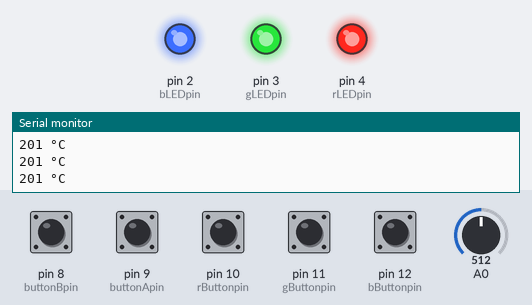
Recording of a sketch running on a simulated Arduino Uno, built with avr-gcc and run on an emulated ATmega328P. On the bench: output pins drawn as LEDs (lit = HIGH), the last lines printed to the serial monitor. The inputs (shaded band) are chosen by the test bench; at power-on: pin 8 (buttonBpin), pin 9 (buttonApin), pin 10 (rButtonpin), pin 11 (gButtonpin), pin 12 (bButtonpin) HIGH, A0 = 512.

Above: at 1.3 s.
1.4 s: A0 set to 157
2.9 s: A0 set to 138
At 3.6 s:
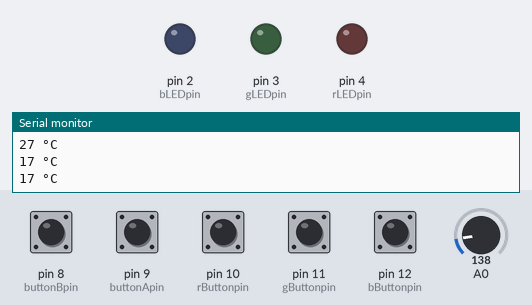
4.5 s: pin 10 (rButtonpin) pulled LOW for 0.6 s
At 4.8 s:
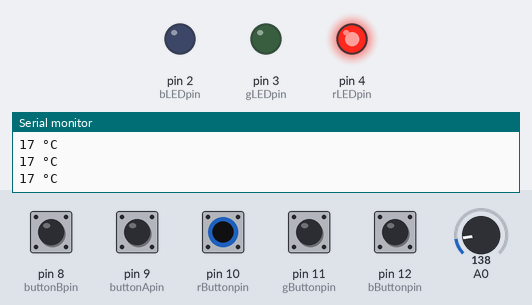
6.6 s: pin 11 (gButtonpin) pulled LOW for 0.6 s
At 8.0 s:
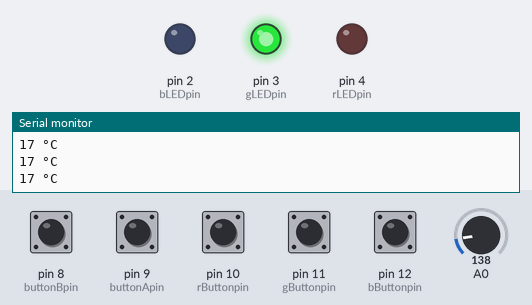
8.7 s: pin 12 (bButtonpin) pulled LOW for 0.6 s
At 9.5 s:
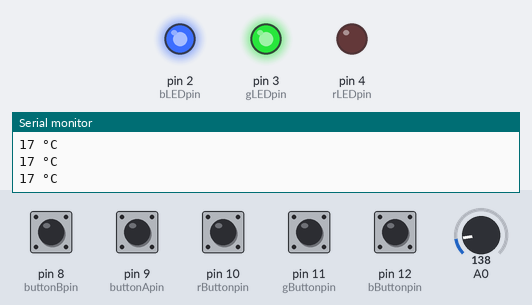
10.8 s: pin 11 (gButtonpin) pulled LOW for 1 s
At 11.4 s:
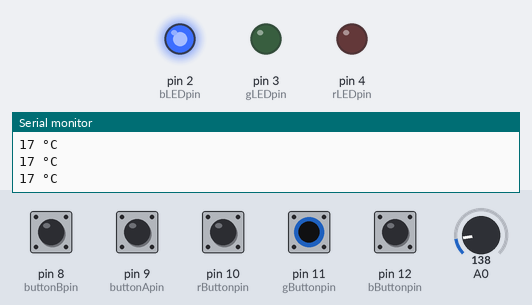
Timing chart, 0 to 13.8 s (numbered marks = the images above; inputs shaded):
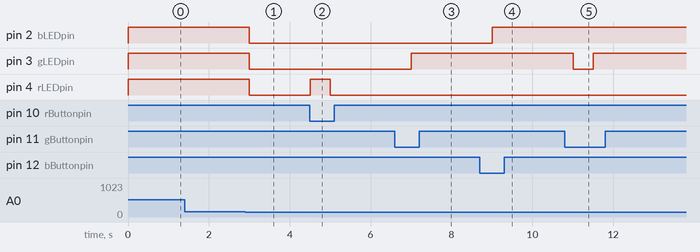

The sketch:

2.ino
```cpp
int rLEDpin = 4;
int gLEDpin = 3;
int bLEDpin = 2;
int buttonApin = 9;
int buttonBpin = 8;
int rButtonpin = 10;
int gButtonpin = 11;
int bButtonpin = 12;
int BA;
int celsius = 0;
bool tempOff = true;
bool rLEDon = false;
bool gLEDon = false;
bool bLEDon = false;

void setup()
{
  Serial.begin(9600);
  pinMode(rLEDpin, OUTPUT);
  pinMode(gLEDpin, OUTPUT);
  pinMode(bLEDpin, OUTPUT);
  pinMode(buttonApin, INPUT_PULLUP);
  pinMode(buttonBpin, INPUT_PULLUP);
  pinMode(rButtonpin, INPUT_PULLUP);
  pinMode(gButtonpin, INPUT_PULLUP);
  pinMode(bButtonpin, INPUT_PULLUP);
  pinMode(A0, INPUT);
}


void loop()

{


  if(digitalRead(buttonBpin) == HIGH){
    if(digitalRead(buttonApin) == LOW){
      turnOnAllLights();
    }
    rLEDon=toggleOneLight(rButtonpin,rLEDpin,rLEDon);
    gLEDon=toggleOneLight(gButtonpin,gLEDpin,gLEDon);
    bLEDon=toggleOneLight(bButtonpin,bLEDpin,bLEDon);
  } else {
    turnOffAllLights();
  }

   celsius = map(((analogRead(A0) - 20) * 3.04), 0, 1023, -40, 125);

 Serial.print(celsius);
 Serial.println(" °C");
  if (celsius > 20){
    if(tempOff){
        turnOnAllLights();
        tempOff = false;
    }
  } else {
    if(!tempOff) {
        turnOffAllLights();
        tempOff = true;
    }
  }

 delay(500); // delay for 500 milliseconds
}

void turnOnAllLights(){
      digitalWrite(rLEDpin,HIGH);
      digitalWrite(gLEDpin,HIGH);
      digitalWrite(bLEDpin,HIGH);
}

void turnOffAllLights(){
    digitalWrite(rLEDpin,LOW);
    digitalWrite(gLEDpin,LOW);
    digitalWrite(bLEDpin,LOW);
}

bool toggleOneLight(int buttonPin,int LEDpin,bool LEDon){
  if(digitalRead(buttonPin)==LOW){
    if (!LEDon){
        digitalWrite(LEDpin,HIGH);
      return !LEDon;
    } else {
      digitalWrite(LEDpin,LOW);
      return !LEDon;
    }
  }
  return LEDon;
}
```

Measured:
- the behaviour switches between 145 and 144 on A0 (found by bisection; images 0 and 1)
- after the input at 2.9 s, pin 2 (bLEDpin), pin 3 (gLEDpin), pin 4 (rLEDpin): HIGH → LOW after 0.10 s
- after the input at 4.5 s, pin 4 (rLEDpin): LOW → HIGH at once, → LOW 0.50 s later
- after the input at 6.6 s, pin 3 (gLEDpin): LOW → HIGH after 0.41 s
- after the input at 8.7 s, pin 2 (bLEDpin): LOW → HIGH after 0.31 s
- after the input at 10.8 s, pin 3 (gLEDpin): HIGH → LOW after 0.21 s, → HIGH 0.50 s later
